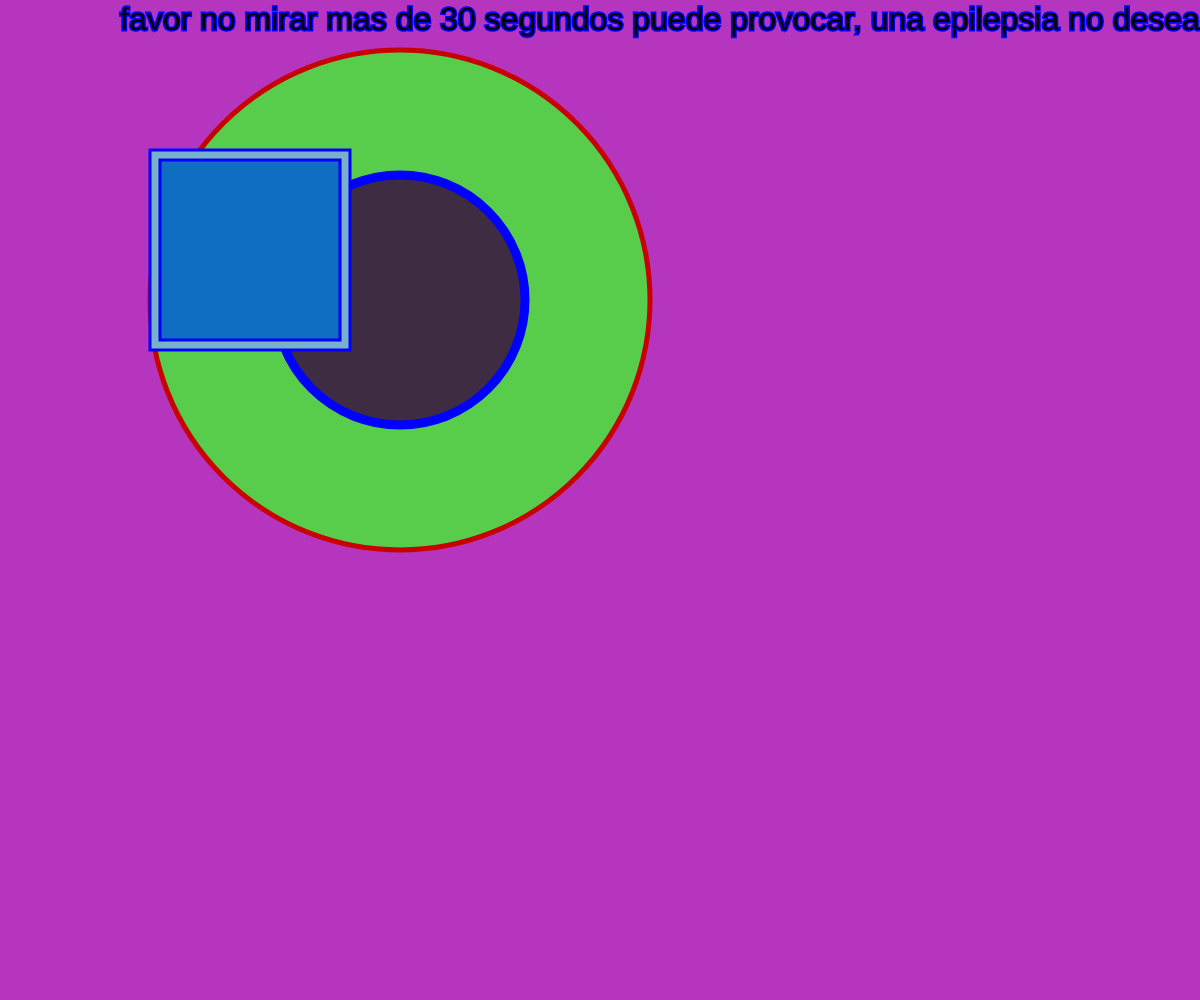
Frame 1 (no input)
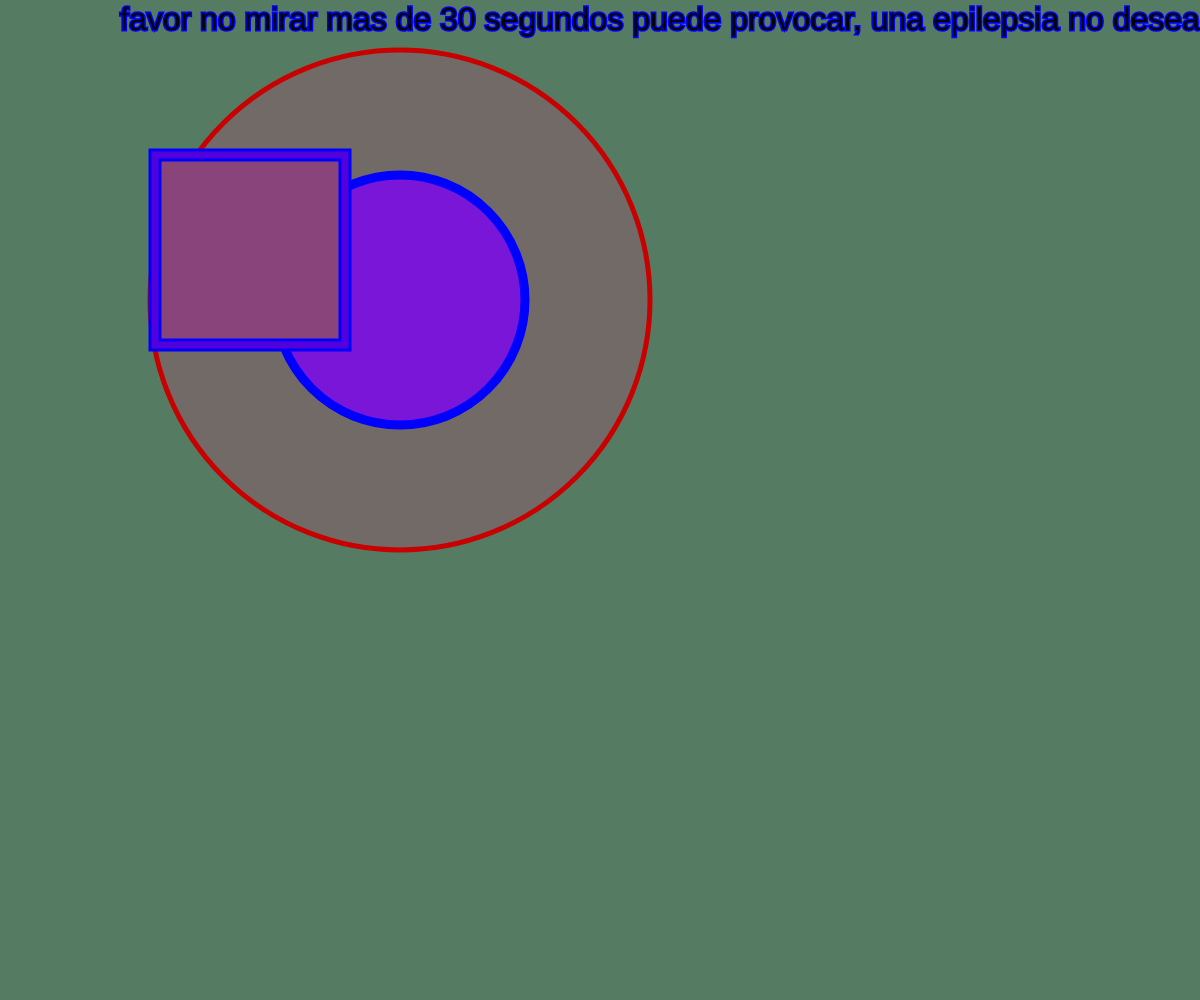
Frame 60 (no input)
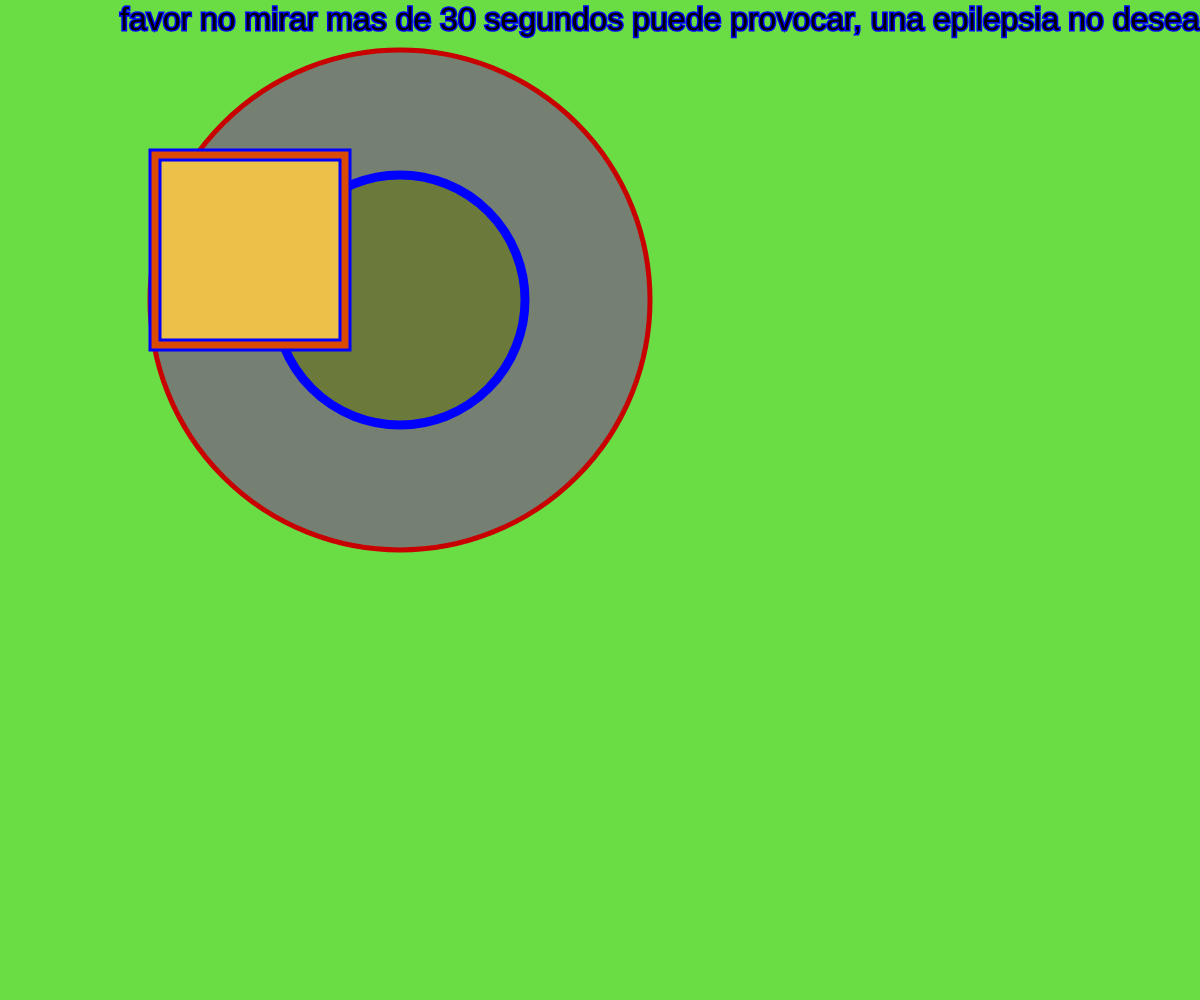
Frame 120 (the mouse pressed at the canvas centre since frame 60)

The p5.js sketch that drew these frames (run headless with seeded random() and noise() and a simulated clock; from frame 60 on, the mouse is pressed at the canvas centre):

// p5.js sketch
// ── sketch.js
//apuntes de color, por defecto funciona con rgb y 8 bits. valores de color entre 0 y 255
// 2-> grayscale + alpha , donde 0 es transparencia
// 3-> rgb, donde r es red , g es green, b es blue,
// 4-> rgb + alpha
  
function setup() {
  createCanvas(windowWidth, windowHeight);//tamaño ventana
  //background(random(255),random(255),random(255));//pintar el fondo verde
  

}

function draw() {
  //aqui dibujamos una elipse
  //posy, posx, width, height
  //definir ancho en pixel en bordes,strokeWeight
  //definir color del borde,stroke
  //definir color del relleno, fill
  //iteracion
  //for(inicio;condicion;refresco)

  
  background(random(255),random(255),random(255))
  strokeWeight(5);
  stroke(200,0,0);
  fill(random(255),random(255),random(255))
  ellipse(400,300,500);
  
  strokeWeight(9);
  stroke(0,0,255)
  fill(random(255),random(255),random(255))
  ellipse(400,300,250);
  
  strokeWeight(3)
  fill(random(255),random(255),random(255))
  rect(150,150,200,200);
  fill(random(255),random(255),random(255))
  rect(160,160,180,180);
  //console.log(X), imprime en la consola el valor x
  
  strokeWeight(3)
  fill(0,0,0)
 textSize(32);
text("favor no mirar mas de 30 segundos puede provocar, una epilepsia no deseada", 120,30);
  
}
